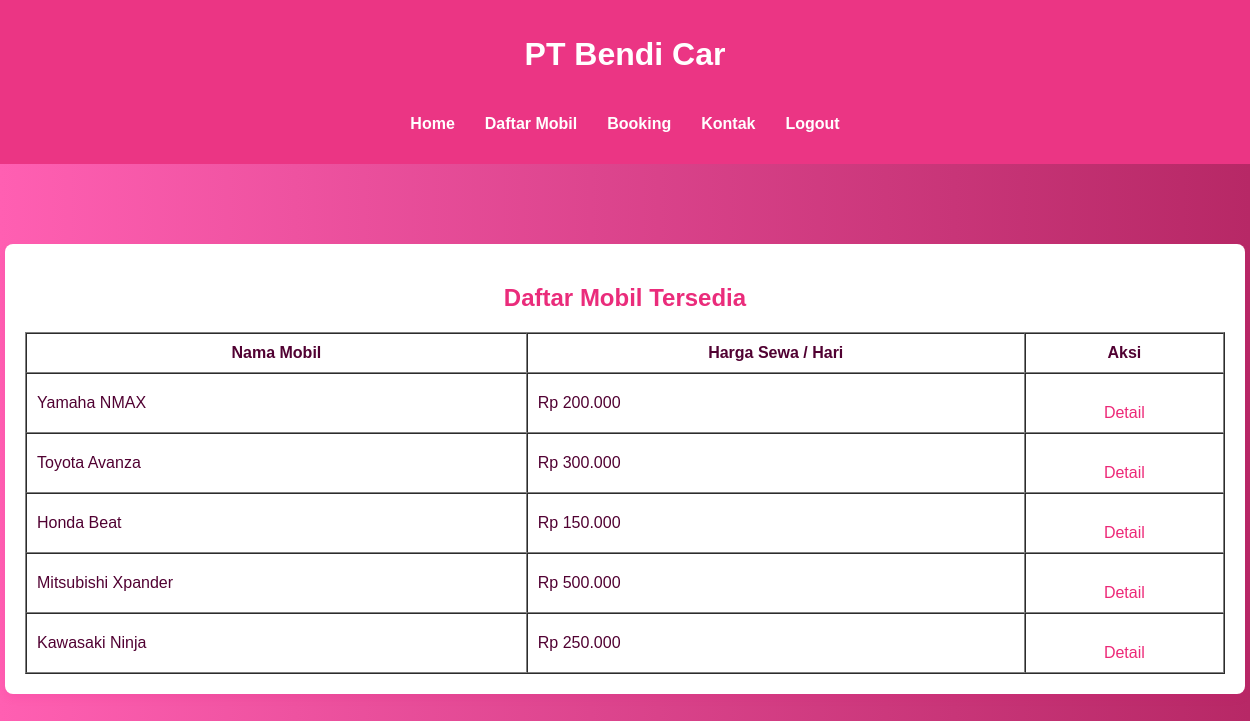
Before: /mobil.php with the older database file.
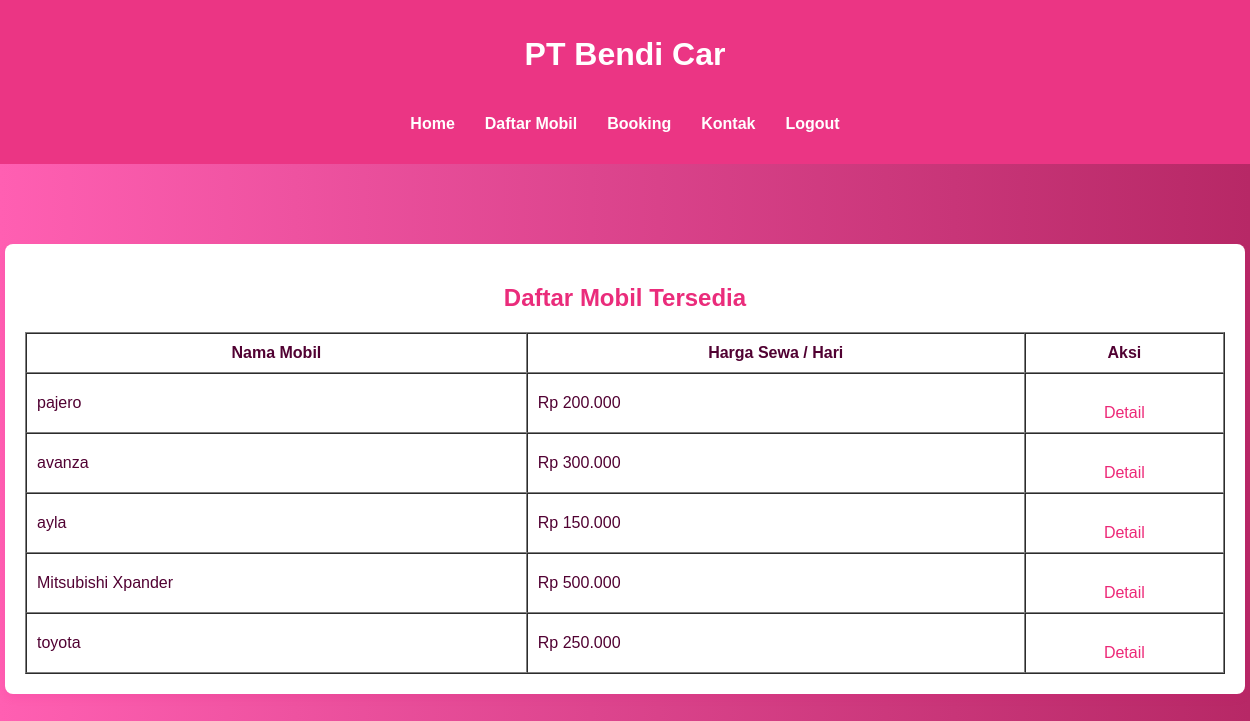
After: the same page with the newer database file.
### tables this page shows
CREATE TABLE `kendaraan` (
  `id_kendaraan` int(11) NOT NULL,
  `harga` int(11) NOT NULL,
  `jenis` varchar(50) NOT NULL,
  `merk` varchar(100) NOT NULL,
  `no_pol` varchar(20) NOT NULL
);

### mobil.php (the view, shortened to what this page needs)
<?php
include 'koneksi.php';
$query = "SELECT * FROM kendaraan";
$result = mysqli_query($koneksi, $query);
?>
<!DOCTYPE html>
<html lang="id">
<head>
    <link rel="stylesheet" href="style.css">
</head>
<body>
<header>
        <div class="navbar">
            <h1>PT Bendi Car</h1>
            <nav>
                <ul>
                <li><a href="dashboard.php">Home</a></li>
                    <li><a href="mobil.php">Daftar Mobil</a></li>
                    <li><a href="booking.php">Booking</a></li>
                    <li><a href="kontak.php">Kontak</a></li>
                    <li><a href="logout.php">Logout</a></li>
                </ul>
            </nav>
        </div>
    </header>
    <div class="container">
        <h2>Daftar Mobil Tersedia</h2>
        <table border="1" cellspacing="0" cellpadding="10" width="100%">
            <tr>
                <th>Nama Mobil</th>
                <th>Harga Sewa / Hari</th>
                <th>Aksi</th>
            </tr>
            <?php while ($row = mysqli_fetch_assoc($result)) : ?>
                <tr>
                    <td><?php echo $row['merk']; ?></td>
                    <td>Rp <?php echo number_format($row['harga'], 0, ',', '.'); ?></td>
                    <td><a href="detail_mobil.php?id=<?php echo $row['id_kendaraan']; ?>">Detail</a></td>
                </tr>
            <?php endwhile; ?>
        </table>
    </div>
</body>
</html>

### style.css (style rules this page uses)
body { font-family: Arial, sans-serif; margin: 0; padding: 0; background: linear-gradient(to right, #ff5fb2, #b72866); color: #510132; }
.container { width: 100%; max-width: 1200px; margin: 80px auto; padding: 20px; background: #fff; border-radius: 8px; box-shadow: 0 4px 8px rgba(224, 9, 113, 0.1); }
h2 { text-align: center; margin-bottom: 20px; color: #ea2c7b; }
header { background-color: #eb3584; color: white; padding: 15px; text-align: center; }
.navbar nav ul { list-style: none; padding: 0; display: flex; justify-content: center; }
.navbar nav ul li { margin: 0 15px; }
.navbar nav ul li a { color: white; text-decoration: none; font-weight: bold; }
a { display: block; text-align: center; margin-top: 20px; text-decoration: none; color: #ed2978; }

Changed rows visible on the page:
changed kendaraan: merk "Yamaha NMAX" → "pajero"
changed kendaraan: merk "Toyota Avanza" → "avanza"
changed kendaraan: merk "Honda Beat" → "ayla"
changed kendaraan: merk "Kawasaki Ninja" → "toyota"
